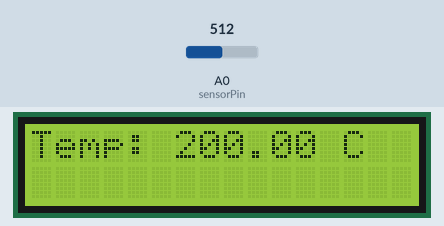
Recording of a sketch running on a simulated Arduino Uno, built with avr-gcc and run on an emulated ATmega328P. Shown: 16×2 character LCD. The test bench sets the inputs (shaded band); at power-on: A0 (sensorPin) = 512. What the sketch prints to the serial monitor is not drawn.

Above: at 3.2 s.
3.3 s: A0 (sensorPin) set to 317
At 5.2 s:
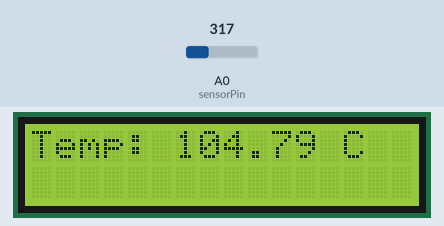
5.5 s: A0 (sensorPin) set to 290
At 7.2 s:
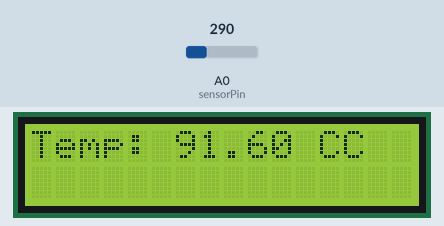
7.5 s: A0 (sensorPin) set to 130
At 9.0 s:
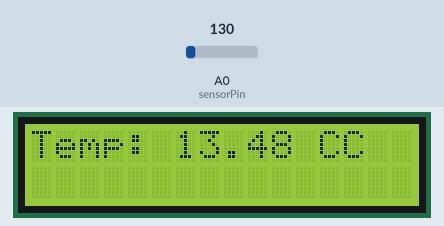
9.5 s: A0 (sensorPin) set to 113
At 10.7 s:
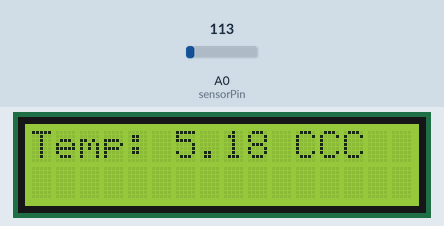
Timing chart, 0 to 12.5 s (numbered marks = the images above; inputs shaded):
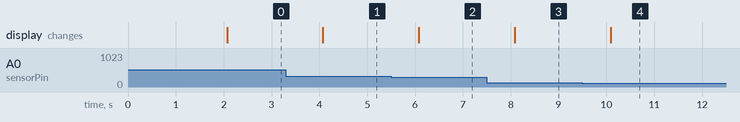

The sketch:

temperature_monitor.ino
```cpp
#include <LiquidCrystal.h>

LiquidCrystal lcd(12, 11, 5, 4, 3, 2);

int sensorPin = A0;

void setup()
{
  lcd.begin(16, 2);
  Serial.begin(9600);

  lcd.print("Temp Monitor");
  delay(2000);
  lcd.clear();
}

void loop()
{
  int reading = analogRead(sensorPin);

  float voltage = reading * (5.0 / 1024.0);

  float temperatureC = (voltage - 0.5) * 100.0;

  lcd.setCursor(0,0);
  lcd.print("Temp: ");
  lcd.print(temperatureC);
  lcd.print(" C");

  Serial.print("Temperature: ");
  Serial.print(temperatureC);
  Serial.println(" C");

  delay(1000);
}
```

Measured:
- the behaviour switches between 308 and 307 on A0 (sensorPin) (found by bisection; images 1 and 2)
- the behaviour switches between 123 and 122 on A0 (sensorPin) (found by bisection; images 3 and 4)
- after the input at 3.3 s, the display: changes after 0.78 s (image 1)
- after the input at 5.5 s, the display: changes after 0.58 s (image 2)
- after the input at 7.5 s, the display: changes after 0.59 s (image 3)
- after the input at 9.5 s, the display: changes after 0.59 s (image 4)
